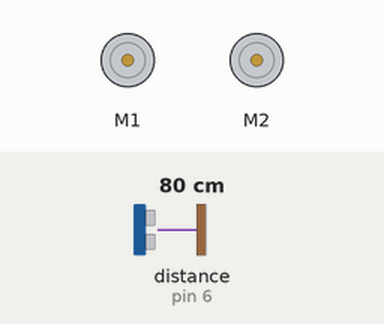
Bench run of a sketch on a simulated Arduino Uno, built with avr-gcc and run on an emulated ATmega328P. Shown: 2 × DC motor (green arrow = forward, orange = backward, longer = faster). Wiring (inferred from the names in the program): ultrasonic range finder: trigger pin 7; echo pin 6. Inputs (shaded band) come from the test bench; at power-on: distance to the obstacle (sensor on pin 6) 80 cm. The echo pulse lasts 58.3 µs per cm; what the sketch prints to the serial monitor is not drawn.

Above: at 0.01 s.
At 1.2 s:
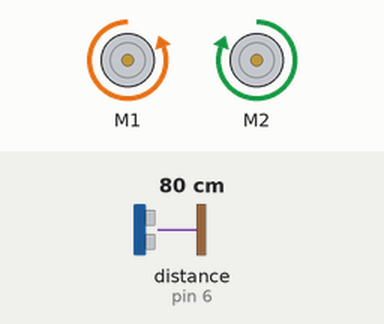
1.3 s: distance to the obstacle (sensor on pin 6) set to 22 cm
2.8 s: distance to the obstacle (sensor on pin 6) set to 18 cm
At 3.8 s:
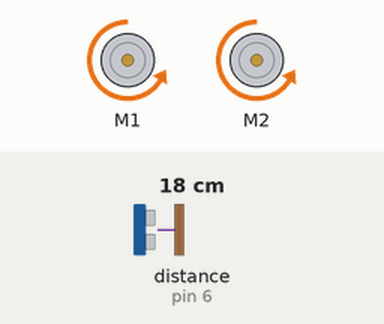
Timing chart, 0 to 5.8 s (numbered marks = the images above; inputs shaded):
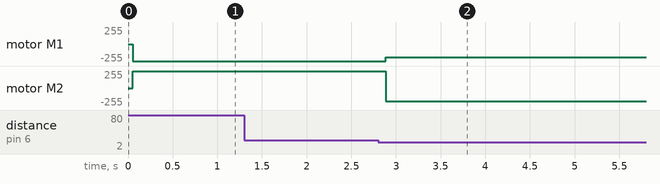

Measured:
- the behaviour switches between 21 and 20 cm on distance to the obstacle (sensor on pin 6) (found by bisection; images 1 and 2)
- after the input at 1.3 s, every drawn part: stays the same
- after the input at 2.8 s, motor M1: backward 255/255 → backward 200/255 after 0.09 s; motor M2: forward 255/255 → backward 200/255 after 0.09 s

The sketch:

obstacle_avoidance_with_ultrasonic_sensor.ino
```cpp
#include <AFMotor.h>


AF_DCMotor motor1(1); // set up motor1. motor1 is the name, and (1) is the port
AF_DCMotor motor2(2); // set up motor2. motor2 is the name, and (2) is the port
#define trigPin 7 // define the pins of your sensor
#define echoPin 6

void setup() {
  motor1.setSpeed(255); //set the speed of the motors, between 0-255
  motor2.setSpeed (255);

  Serial.begin(9600); // begin serial communitication
  pinMode(trigPin, OUTPUT);// set the trig pin to output (Send sound waves)
  pinMode(echoPin, INPUT);// set the echo pin to input (recieve sound waves)
}

void loop() {
  long distance;
  distance = takeSensorReading();

  delay (50);

  // Move robot forward
  moveForward();


  if (distance < 10)/*if there's an obstacle 10 centimers, ahead, do the following: */ {

    Serial.print (distance);
    Serial.print ("cm");

    //Turn robot right
    turnRight();

  }
}

void moveForward(){
  motor1.run(BACKWARD);
  motor2.run(FORWARD);

  motor1.setSpeed(255);
  motor2.setSpeed(255);
}

void moveBackward(){
  motor1.run(FORWARD);
  motor2.run(BACKWARD);

  motor1.setSpeed(200);
  motor2.setSpeed(200);
}

void turnLeft(){
  motor1.run(FORWARD);
  motor2.run(FORWARD);

  motor1.setSpeed(200);
  motor2.setSpeed(200);
}

void turnRight(){
  motor1.run(BACKWARD);
  motor2.run(BACKWARD);

  motor1.setSpeed(200);
  motor2.setSpeed(200);
}

void stopMotion(){
    motor1.setSpeed(0);
    motor2.setSpeed(0);
}

long takeSensorReading(){
  long duration, distance; // start the scan
  digitalWrite(trigPin, LOW);
  delayMicroseconds(2); // delays are required for a successful sensor operation.

  digitalWrite(trigPin, HIGH);
  delayMicroseconds(10); //this delay is required as well!

  digitalWrite(trigPin, LOW);
  duration = pulseIn(echoPin, HIGH);

  return (duration/2) / 58.2;// convert the distance to centimeters. 29.1
}
```
